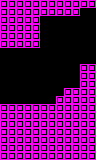

This is a level from a 2D game, rendered from its Tiled map with the project's own tilesets. A one-line summary and the map file follow, with tile-layer data summarised:
An orthogonal 12x20 tile map with 8x8 px tiles, 1 tile layer (main) and 3 objects (2x enemyTurret, freeMovement).

<map version="1.0" orientation="orthogonal" renderorder="right-down" width="12" height="20" tilewidth="8" tileheight="8" nextobjectid="39">
 <properties>
  <property name="L" type="int" value="2" />
  <property name="R" type="int" value="1" />
  <property name="type" value="tunnel" />
 </properties>
 <tileset firstgid="1" name="tiles" tilewidth="8" tileheight="8" tilecount="24" columns="6">
  <image source="../../../images/tiles.png" width="48" height="32" />
  <tile id="1">
   <properties>
    <property name="type" value="open" />
   </properties>
  </tile>
 </tileset>
 <layer name="main" width="12" height="20">
  <properties>
   <property name="L" type="int" value="2" />
   <property name="R" type="int" value="1" />
   <property name="type" value="tunnel" />
  </properties>
  <data>[240 cells, 141 non-empty, 1 distinct tile ids]</data>
 </layer>
 <objectgroup name="objects" />
 <objectgroup name="hazards" />
 <objectgroup name="enemies">
  <object id="35" type="enemyTurret" gid="1073741828" x="8" y="56" width="8" height="8" />
  <object id="37" type="freeMovement" gid="4" x="64" y="32" width="8" height="8" />
  <object id="38" type="enemyTurret" gid="4" x="16" y="104" width="8" height="8" />
 </objectgroup>
</map>